Frame 1 (no input): blank canvas, image omitted
Frame 60 (no input): blank canvas, image omitted
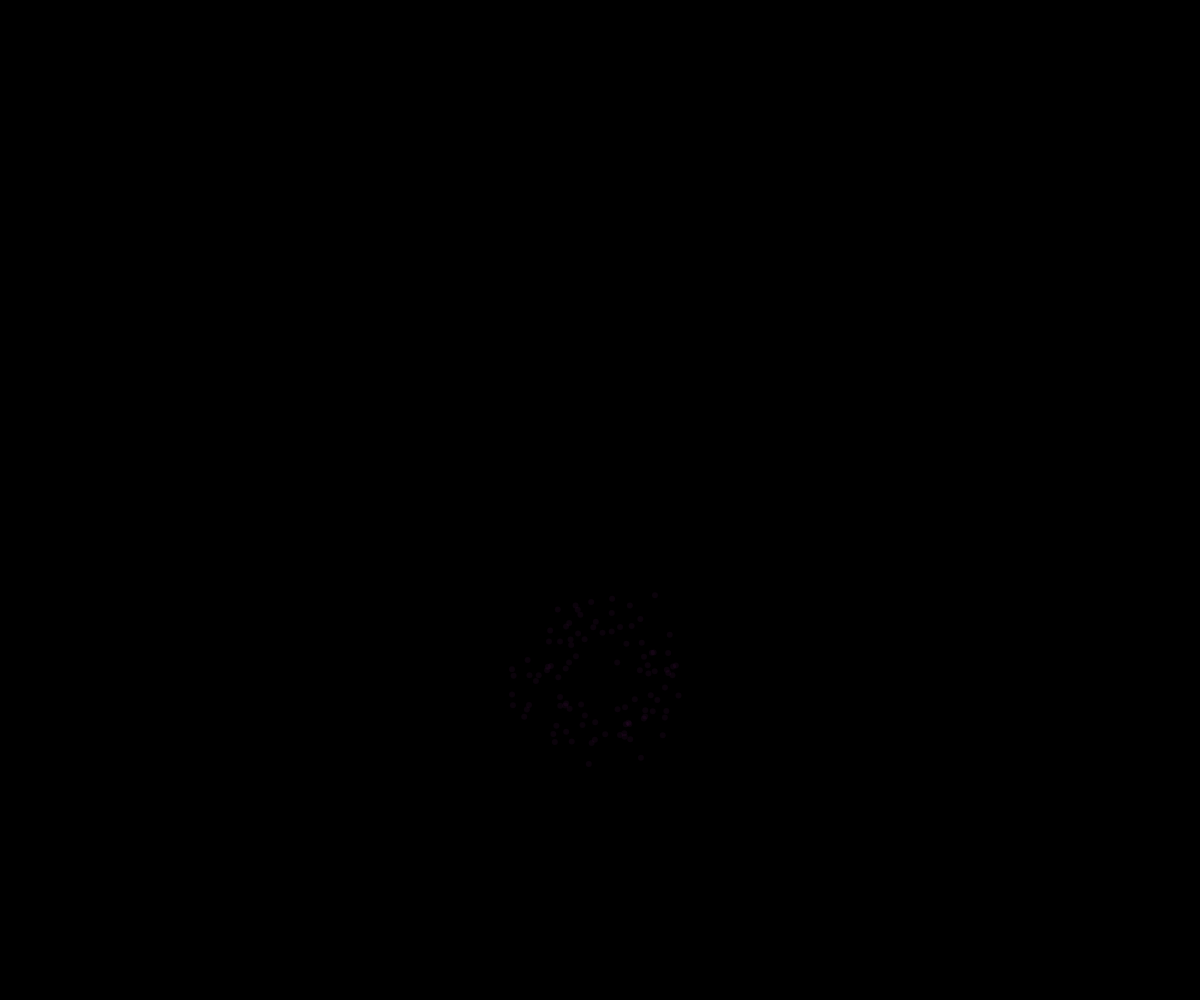
Frame 120 (the mouse pressed at the canvas centre since frame 60)

The p5.js sketch whose frames 1 and 60 were blank and that drew this single picture after the mouse press (run headless with seeded random() and noise() and a simulated clock; from frame 60 on, the mouse is pressed at the canvas centre):

// p5.js sketch
// ── sketch.js
// Project Title
// Your Name
// Date
//
// Extra for Experts:
// - describe what you did to take this project "above and beyond"
let theSparks = [];

function setup() {
  createCanvas(windowWidth, windowHeight);
}

function draw() {
  background(0);

  for (let i = theSparks.length -1; i >= 0; i--) {
    if (theSparks[i].istransparent()) {
      theSparks.splice(i, 1);
    }
    else {
      theSparks[i].move(0);
      theSparks[i].display();
    }
  }
}

function mousePressed() {
  spawnSparks(100);
}

function spawnSparks(howManySparks) {
  let r = random(255);
  let g = random(255);
  let b = random(255);
  let theta = 0;
  let angleIncrease = 2*PI/howManySparks;
  for (let i = 0; i < 100; i++) {  
    let dx = cos(theta) + random(-0.5, 0.5);
    let dy = sin(theta) + random(-0.5, 0.5);
    let someSpark = new Spark(mouseX, mouseY, dx, dy, r, g, b);
    theSparks.push(someSpark);
    theta += angleIncrease;
  }
}

class Spark {
  constructor(x, y, dx, dy, r, g, b) {
    this.x = x;
    this.y = y;
    this.radius = 3;
    this.dx = dx;
    this.dy = dy;
    this.r = r;
    this.g = g;
    this.b = b;
    this.alpha = 255;
    this.gravity = 0.1;
  }

  display() {
    noStroke();
    fill(this.r, this.g, this.b, this.alpha);
    circle(this.x, this.y, this.radius * 2);
  }

  move() {
    this.x += this.dx;
    this.y += this.dy;

    //gravity
    this.dy += this.gravity;

    // slowly fade
    this.alpha -= 4;
  }

  istransparent() {
    return this.alpha <= 0;
  }
}
